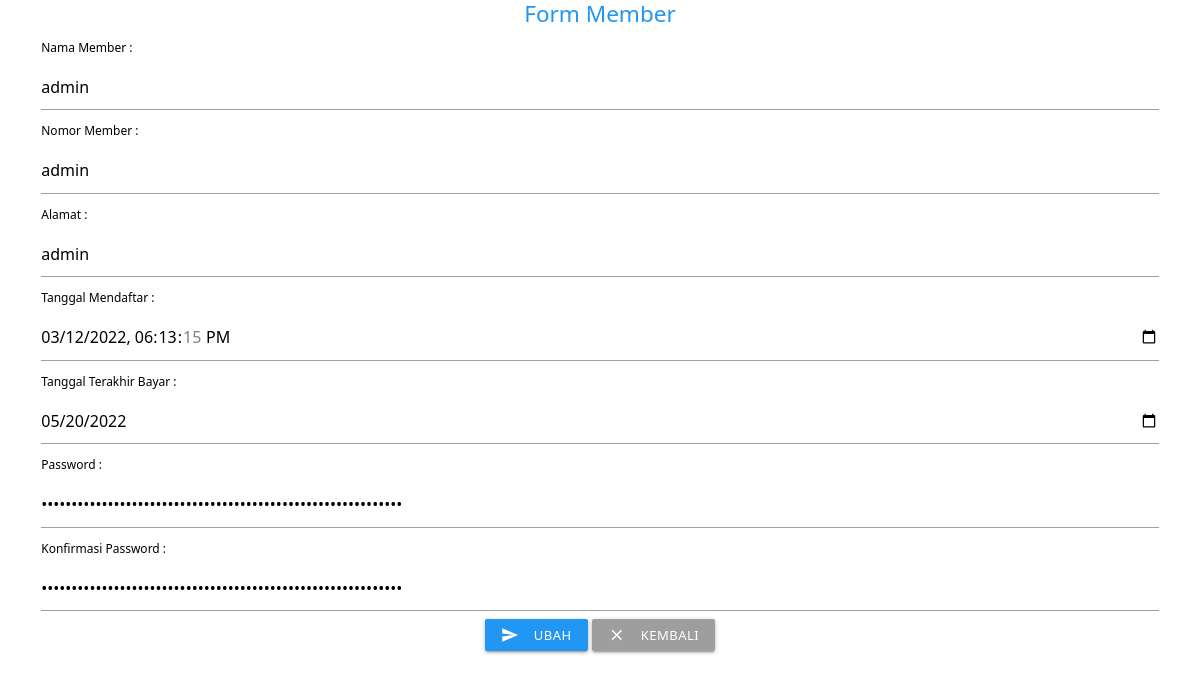
Page /FormMember.php?id_member=4 (signed in) on the committed database.
### tables this page shows
CREATE TABLE member (
    id_member INT NOT NULL PRIMARY KEY AUTO_INCREMENT,
    nama_member VARCHAR(250) NOT NULL,
    nomor_member VARCHAR(15) NOT NULL,
    alamat TEXT(500) NOT NULL,
    tgl_mendaftar DATETIME NOT NULL,
    tgl_terakhir_bayar DATE NOT NULL  
);

### Model.php (called while the page is built, shortened)
<?php
require("Koneksi.php");
function getData($tabel)
{
    global $koneksi;
    $result = mysqli_query($koneksi, "SELECT * FROM $tabel");
    $rows = [];
    while ($row = mysqli_fetch_assoc($result)) {
        $rows[] = $row;
    }
    return $rows;
}

### FormMember.php (the view, shortened to what this page needs)
<?php
require("Model.php");
require("Style.php");
$id_member = !empty($_GET['id_member']) ? $_GET['id_member'] : '';
?>
<!DOCTYPE html>
<html lang="en">
<head>
</head>
<body>
    <?php if (!empty($id_member)) : ?>
        <?php $member = getData("member WHERE id_member = $id_member")[0]; ?>
        <section class="container blue-text">
            <h4 class="center">Form Member</h4>
            <form action="" method="post">
                <label class="black-text" for="nama_member">Nama Member : </label>
                <input type="text" name="nama_member" id="nama_member" required value="<?= $member["nama_member"] ?>">
                <label class="black-text" for="nomor_member">Nomor Member : </label>
                <input type="text" name="nomor_member" id="nomor_member" required value="<?= $member["nomor_member"] ?>">
                <label class="black-text" for="alamat">Alamat : </label>
                <input type="text" name="alamat" id="alamat" required value="<?= $member["alamat"] ?>">
                <label class="black-text" for="tgl_mendaftar">Tanggal Mendaftar : </label>
                <input type="datetime-local" name="tgl_mendaftar" id="tgl_mendaftar" required value="<?= $member["tgl_mendaftar"] ?>">
                <label class="black-text" for="tgl_terakhir_bayar">Tanggal Terakhir Bayar : </label>
                <input type="date" name="tgl_terakhir_bayar" id="tgl_terakhir_bayar" required value="<?= $member["tgl_terakhir_bayar"] ?>">
                <label class="black-text" for="password">Password : </label>
                <input type="password" name="password" id="password" required value="<?= $member["password"] ?>">
                <label class="black-text" for="password">Konfirmasi Password : </label>
                <input type="password" name="password2" id="password2" required value="<?= $member["password"] ?>">
                <div class="center">
                    <button class="waves-effect waves-light blue btn-small" type="submit" name="ubah"><i class="material-icons left">send</i>Ubah</button>
                    <a href="Member.php" class="waves-effect waves-light grey btn-small"><i class="material-icons left">close</i>Kembali</a>
                </div>
            </form>
        </section>
    <?php endif; ?>
</body>
</html>

### rows in the picture
member: nama_member "admin", nomor_member "admin", alamat "admin", tgl_mendaftar "03/12/2022 18:13:15", tgl_terakhir_bayar "05/20/2022"
